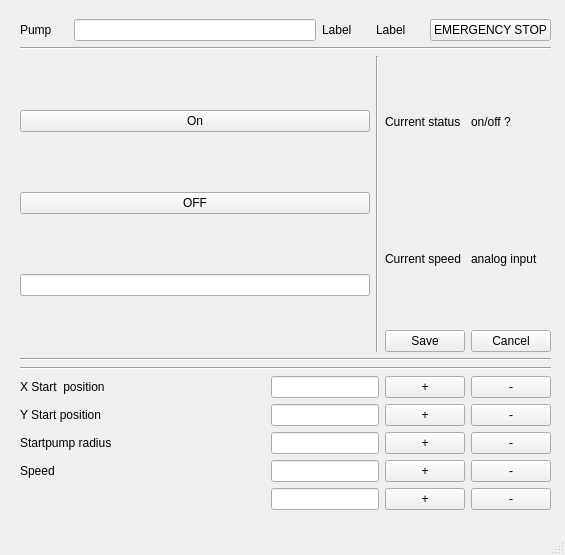
<?xml version="1.0" encoding="UTF-8"?>
<ui version="4.0">
 <class>Servicepump</class>
 <widget class="QMainWindow" name="Servicepump">
  <property name="geometry">
   <rect>
    <x>0</x>
    <y>0</y>
    <width>565</width>
    <height>555</height>
   </rect>
  </property>
  <property name="windowTitle">
   <string>MainWindow</string>
  </property>
  <widget class="QWidget" name="centralwidget">
   <widget class="QWidget" name="verticalLayoutWidget">
    <property name="geometry">
     <rect>
      <x>20</x>
      <y>19</y>
      <width>531</width>
      <height>491</height>
     </rect>
    </property>
    <layout class="QVBoxLayout" name="verticalLayout" stretch="1,1,5,1,1,5">
     <item>
      <layout class="QVBoxLayout" name="verticalLayout_3">
       <item>
        <layout class="QHBoxLayout" name="horizontalLayout_2" stretch="1,5,1,1,1">
         <item>
          <widget class="QLabel" name="label_3">
           <property name="text">
            <string>Pump</string>
           </property>
          </widget>
         </item>
         <item>
          <widget class="QLineEdit" name="lineEdit_Name"/>
         </item>
         <item>
          <widget class="QLabel" name="label_Name">
           <property name="text">
            <string>Label</string>
           </property>
          </widget>
         </item>
         <item>
          <widget class="QLabel" name="label_2">
           <property name="text">
            <string>Label</string>
           </property>
          </widget>
         </item>
         <item>
          <widget class="QPushButton" name="pushButton_EMERG_STOP">
           <property name="text">
            <string>EMERGENCY STOP</string>
           </property>
          </widget>
         </item>
        </layout>
       </item>
      </layout>
     </item>
     <item>
      <widget class="Line" name="line">
       <property name="orientation">
        <enum>Qt::Horizontal</enum>
       </property>
      </widget>
     </item>
     <item>
      <layout class="QHBoxLayout" name="horizontalLayout" stretch="2">
       <item>
        <layout class="QHBoxLayout" name="horizontalLayout_8">
         <item>
          <layout class="QVBoxLayout" name="verticalLayout_5">
           <item>
            <widget class="QPushButton" name="pushButton_ON">
             <property name="text">
              <string>On</string>
             </property>
            </widget>
           </item>
           <item>
            <widget class="QPushButton" name="pushButton_OFF">
             <property name="text">
              <string>OFF</string>
             </property>
            </widget>
           </item>
           <item>
            <widget class="QLineEdit" name="lineEdit_note"/>
           </item>
          </layout>
         </item>
         <item>
          <widget class="Line" name="line_4">
           <property name="orientation">
            <enum>Qt::Vertical</enum>
           </property>
          </widget>
         </item>
         <item>
          <layout class="QVBoxLayout" name="verticalLayout_4">
           <item>
            <layout class="QHBoxLayout" name="horizontalLayout_11">
             <item>
              <widget class="QLabel" name="label_12">
               <property name="text">
                <string>Current status</string>
               </property>
              </widget>
             </item>
             <item>
              <widget class="QLabel" name="label_Digital_val">
               <property name="text">
                <string>on/off ?</string>
               </property>
              </widget>
             </item>
            </layout>
           </item>
           <item>
            <layout class="QHBoxLayout" name="horizontalLayout_10">
             <item>
              <widget class="QLabel" name="label_10">
               <property name="text">
                <string>Current speed</string>
               </property>
              </widget>
             </item>
             <item>
              <widget class="QLabel" name="label_Analog_val">
               <property name="text">
                <string>analog input</string>
               </property>
              </widget>
             </item>
            </layout>
           </item>
           <item>
            <layout class="QHBoxLayout" name="horizontalLayout_9">
             <item>
              <widget class="QPushButton" name="pushButton_SAVE">
               <property name="text">
                <string>Save</string>
               </property>
              </widget>
             </item>
             <item>
              <widget class="QPushButton" name="pushButton_CANCEL">
               <property name="text">
                <string>Cancel</string>
               </property>
              </widget>
             </item>
            </layout>
           </item>
          </layout>
         </item>
        </layout>
       </item>
      </layout>
     </item>
     <item>
      <widget class="Line" name="line_2">
       <property name="orientation">
        <enum>Qt::Horizontal</enum>
       </property>
      </widget>
     </item>
     <item>
      <widget class="Line" name="line_3">
       <property name="orientation">
        <enum>Qt::Horizontal</enum>
       </property>
      </widget>
     </item>
     <item>
      <layout class="QVBoxLayout" name="verticalLayout_2">
       <item>
        <layout class="QHBoxLayout" name="horizontalLayout_7" stretch="6,0,0,0">
         <item>
          <widget class="QLabel" name="label_5">
           <property name="text">
            <string>X Start  position</string>
           </property>
          </widget>
         </item>
         <item>
          <widget class="QLineEdit" name="lineEdit_Xpos"/>
         </item>
         <item>
          <widget class="QPushButton" name="pushButton_Xposplus">
           <property name="text">
            <string>+</string>
           </property>
          </widget>
         </item>
         <item>
          <widget class="QPushButton" name="pushButton_Xposminus">
           <property name="text">
            <string>-</string>
           </property>
          </widget>
         </item>
        </layout>
       </item>
       <item>
        <layout class="QHBoxLayout" name="horizontalLayout_6" stretch="6,0,0,0">
         <item>
          <widget class="QLabel" name="label_6">
           <property name="text">
            <string>Y Start position</string>
           </property>
          </widget>
         </item>
         <item>
          <widget class="QLineEdit" name="lineEdit_Ypos"/>
         </item>
         <item>
          <widget class="QPushButton" name="pushButton_YposPlus">
           <property name="text">
            <string>+</string>
           </property>
          </widget>
         </item>
         <item>
          <widget class="QPushButton" name="pushButton__YposMinus">
           <property name="text">
            <string>-</string>
           </property>
          </widget>
         </item>
        </layout>
       </item>
       <item>
        <layout class="QHBoxLayout" name="horizontalLayout_5" stretch="6,0,0,0">
         <item>
          <widget class="QLabel" name="label_7">
           <property name="text">
            <string>Startpump radius</string>
           </property>
          </widget>
         </item>
         <item>
          <widget class="QLineEdit" name="lineEditSize"/>
         </item>
         <item>
          <widget class="QPushButton" name="pushButton_SizePlus">
           <property name="text">
            <string>+</string>
           </property>
          </widget>
         </item>
         <item>
          <widget class="QPushButton" name="pushButton_SizeMinus">
           <property name="text">
            <string>-</string>
           </property>
          </widget>
         </item>
        </layout>
       </item>
       <item>
        <layout class="QHBoxLayout" name="horizontalLayout_3" stretch="6,0,0,0">
         <item>
          <widget class="QLabel" name="label_8">
           <property name="text">
            <string>Speed</string>
           </property>
          </widget>
         </item>
         <item>
          <widget class="QLineEdit" name="lineEdit_Speed"/>
         </item>
         <item>
          <widget class="QPushButton" name="pushButton_SpeedPlus">
           <property name="text">
            <string>+</string>
           </property>
          </widget>
         </item>
         <item>
          <widget class="QPushButton" name="pushButton_SpeedMinus">
           <property name="text">
            <string>-</string>
           </property>
          </widget>
         </item>
        </layout>
       </item>
       <item>
        <layout class="QHBoxLayout" name="horizontalLayout_4" stretch="6,0,0,0">
         <item>
          <widget class="QLabel" name="label_9">
           <property name="text">
            <string/>
           </property>
          </widget>
         </item>
         <item>
          <widget class="QLineEdit" name="lineEdit_5"/>
         </item>
         <item>
          <widget class="QPushButton" name="pushButton_10">
           <property name="text">
            <string>+</string>
           </property>
          </widget>
         </item>
         <item>
          <widget class="QPushButton" name="pushButton_7">
           <property name="text">
            <string>-</string>
           </property>
          </widget>
         </item>
        </layout>
       </item>
      </layout>
     </item>
    </layout>
   </widget>
  </widget>
  <widget class="QMenuBar" name="menubar">
   <property name="geometry">
    <rect>
     <x>0</x>
     <y>0</y>
     <width>565</width>
     <height>21</height>
    </rect>
   </property>
  </widget>
  <widget class="QStatusBar" name="statusbar"/>
 </widget>
 <resources/>
 <connections/>
</ui>
